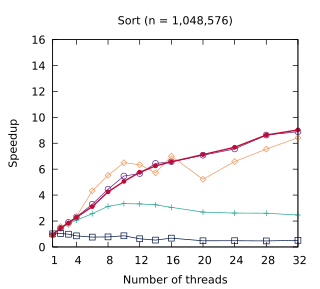

This figure's gnuplot source:
set title "Sort (n = 1,048,576)"
set terminal pdf size 3.2,2.9
set output "./results/Sort_n___1,048,576.pdf"
set key off
set xrange [1:32]
set xtics (1, 4, 8, 12, 16, 20, 24, 28, 32)
set xlabel "Number of threads"
set yrange [0:16]
set ylabel "Speedup"
plot './results/Sort_n___1,048,576.dat' using 1:2 title "Sequential partition" pointsize 0.7 lw 1 pt 1 linecolor rgb "#24A793" with linespoints, \
  './results/Sort_n___1,048,576.dat' using 1:3 title "Work stealing" pointsize 0.7 lw 1 pt 6 linecolor rgb "#5B2182" with linespoints, \
  './results/Sort_n___1,048,576.dat' using 1:4 title "OpenMP (nested loops)" pointsize 0.7 lw 1 pt 4 linecolor rgb "#001240" with linespoints, \
  './results/Sort_n___1,048,576.dat' using 1:5 title "OpenMP (tasks)" pointsize 0.7 lw 1 pt 12 linecolor rgb "#F3965E" with linespoints, \
  './results/Sort_n___1,048,576.dat' using 1:6 title "Work assisting (our)" pointsize 0.4 lw 2 pt 7 linecolor rgb "#C00A35" with linespoints
